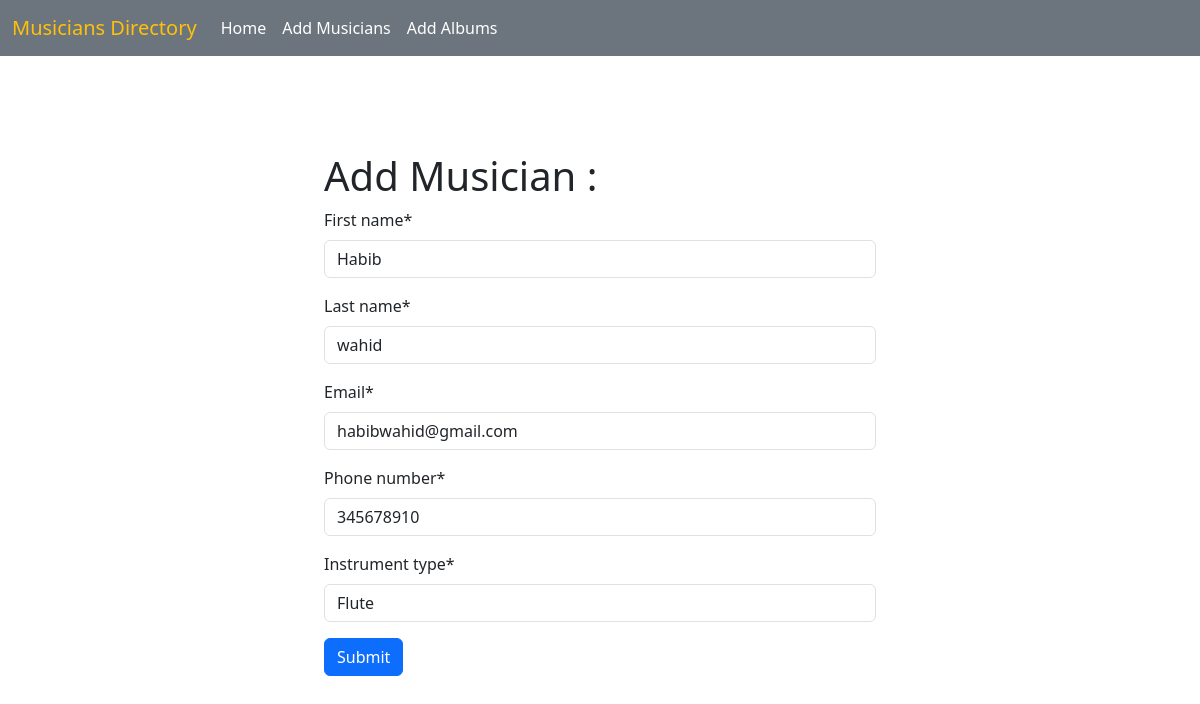
Page /musician/edit_musiciian/7 on the committed database.
### Musicians/models.py (models this page shows, shortened)
class Musician(models.Model):
    first_name = models.CharField(max_length=100)
    last_name = models.CharField(max_length=100)
    email = models.EmailField()
    phone_number = models.CharField(max_length=15)
    instrument_type = models.CharField(max_length=300)

### Musicians/views.py (the view)
# urls.py: path('edit_musiciian/<int:id>', views.edit_musician, name='edit_musician'),
def edit_musician(request,id):
    musician_detail= Musician.objects.get(pk=id)
    musician_lst = MusicianForm(instance=musician_detail)
    if request.method == 'POST':
        musician_lst = MusicianForm(request.POST, instance=musician_detail)
        if musician_lst.is_valid():
            musician_lst.save()
            return redirect('homepage')
    return render(request, 'musician.html', {'form':musician_lst})

### Musicians/forms.py
class MusicianForm(forms.ModelForm):
    class Meta:
        model = Musician
        fields = '__all__'

### Musicians/templates/musician.html (shortened to what this page needs)
{% extends 'base.html' %}
{%load crispy_forms_tags%}
{%block content%}
 <div class="mt-5 p-5">
    <form method='post' style= "width:50%; margin:auto;">
        <h1>Add Musician : </h1>
        {{ form | crispy}}
        <button class="btn btn-primary">Submit</button>
    </form>
</div>
{%endblock%}

### rows in the picture
Musician: first_name "Habib", last_name "wahid", email "habibwahid@gmail.com", phone_number "345678910", instrument_type "Flute"
